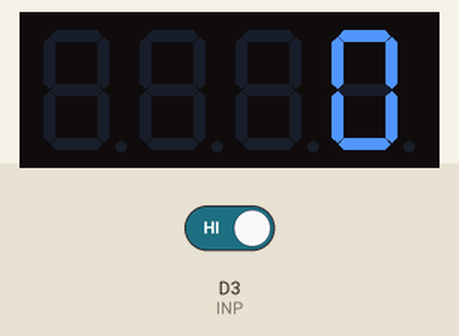
This sketch was run on a simulated ESP8266 (NodeMCU). On the bench: 4-digit seven-segment display. Inputs (shaded band) come from the test bench; at power-on: D3 (INP) HIGH.

Above: at 1.2 s.
1.3 s: D3 (INP) driven LOW
At 2.1 s:
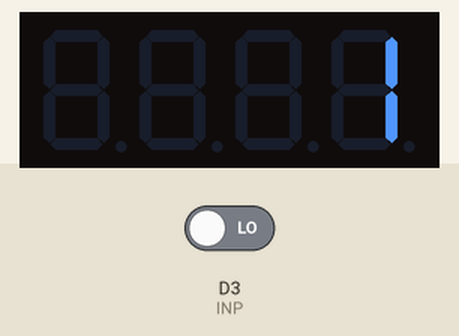
At 3.2 s:
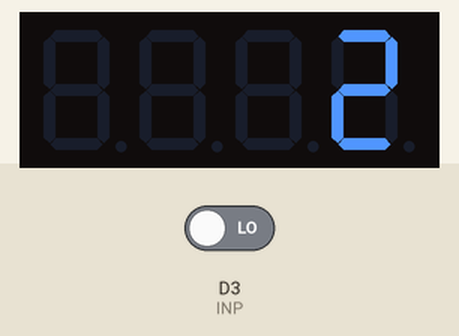
Timing chart, 0 to 4.7 s (numbered marks = the images above; inputs shaded):
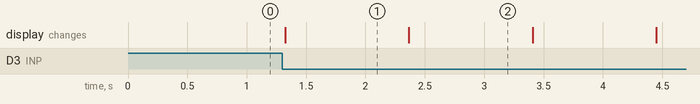

Measured:
- after the input at 1.3 s, the display: changes at once (image 1)
- what the display in image 1 shows lasts 1.1 s, from 1.3 s to 2.4 s

The sketch:

4Digit7SegmentLED.ino
```cpp
#include <TM1637Display.h>

const int CLK = D1; //Set the CLK pin connection to the display
const int DIO = D2; //Set the DIO pin connection to the display
const int INP = D3;
int numCounter = 0;

TM1637Display display(CLK, DIO); //set up the 4-Digit Display.

void setup()
{
  pinMode(INP,INPUT);
  display.setBrightness(10); //set the diplay to maximum brightness
  Serial.begin(115200);
}


void loop()
{
  if(digitalRead(INP)==0){
    numCounter=numCounter+1;
    display.showNumberDec(numCounter);
    delay(1000);
  }
  display.showNumberDec(numCounter); //Display the numCounter value;
}
```
